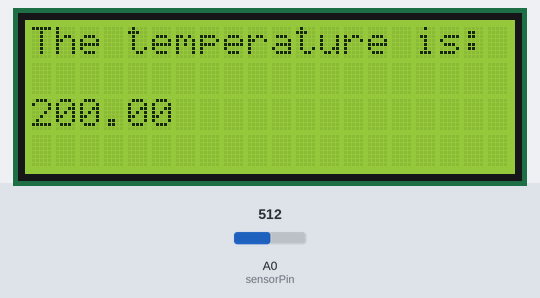
Bench run of a sketch on a simulated Arduino Uno, built with avr-gcc and run on an emulated ATmega328P. Parts: 20×4 character LCD. The test bench sets the inputs (shaded band); at power-on: A0 (sensorPin) = 512.

Above: at 1.2 s.
1.3 s: A0 (sensorPin) set to 716
At 2.8 s:
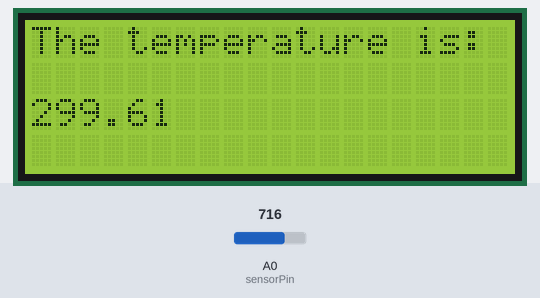
3.6 s: A0 (sensorPin) set to 900
At 5.1 s:
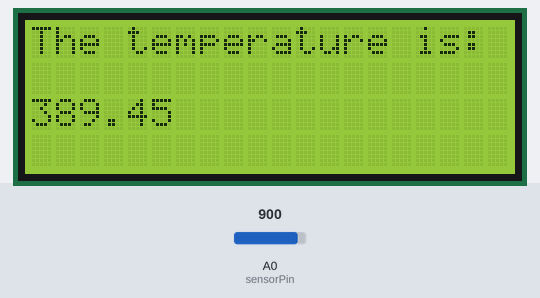
5.7 s: A0 (sensorPin) set to 1023
At 7.4 s:
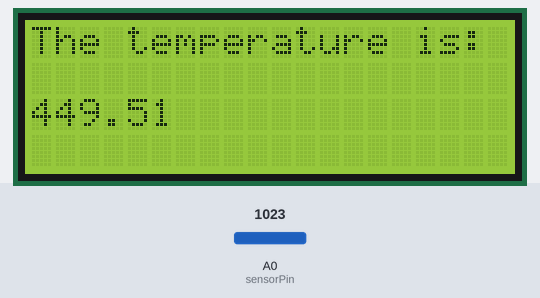
Timing chart, 0 to 8.9 s (numbered marks = the images above; inputs shaded):
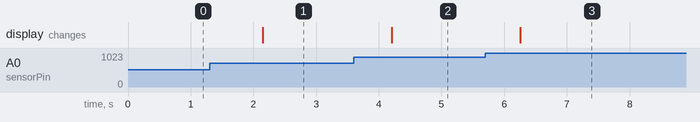

Measured:
- after the input at 1.3 s, the display: changes after 0.85 s (image 1)
- after the input at 3.6 s, the display: changes after 0.60 s (image 2)
- after the input at 5.7 s, the display: changes after 0.56 s (image 3)

The sketch:

lcd_temperature.ino
```cpp
// Libraries
#include <LiquidCrystal_I2C.h>
#include <Wire.h>

// Sensor pin
int sensorPin = 0;

// LCD Screen
LiquidCrystal_I2C lcd(0x27,20,4);

void setup()
{

  // Start Serial connection
  Serial.begin(9600);

  // Init LCD
  initDisplay();

}

void loop()
{

  // Read data from sensor pin
 int reading = analogRead(sensorPin);

 // Convert to voltage
 float voltage = reading * 5.0;
 voltage /= 1024.0;

 // Print temprature
 float temperatureC = (voltage - 0.5) * 100 ;
 lcd.clear();
 lcd.print("The temperature is: ");
 lcd.print(temperatureC);

 // Wait a second
 delay(1000);

}

// Init LCD display
void initDisplay()
{
  lcd.init();
  lcd.backlight();
  lcd.clear();
}
```
